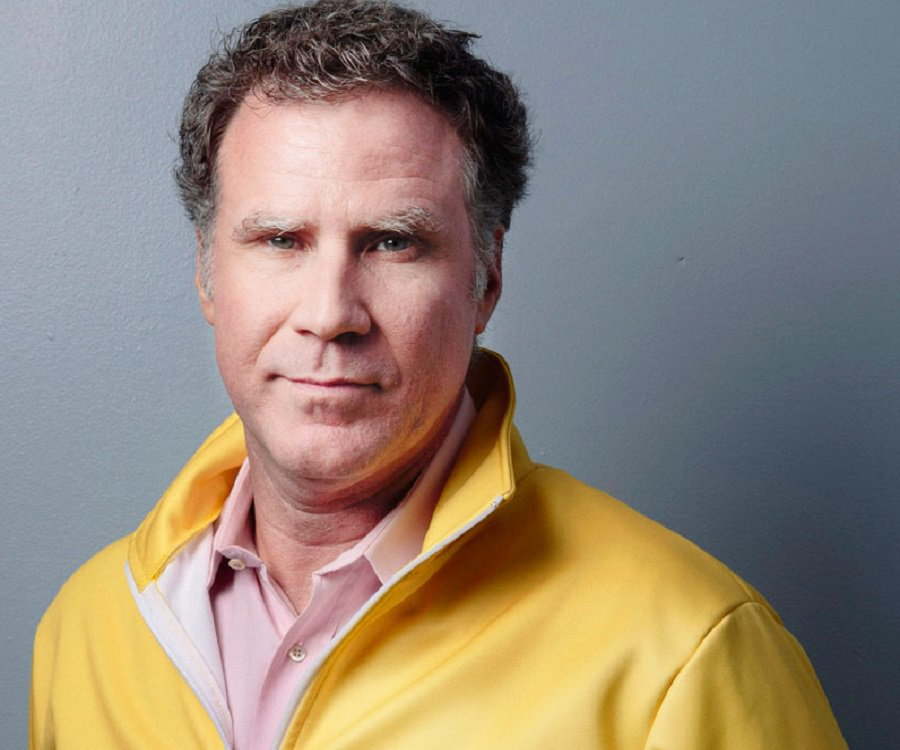
#> input picture training-data/s1/1.jpeg, 900 x 750 px; its folder holds only this picture in this run
$ python original.py
#> lines starting #> are read from the running program, lines starting #| are printed output that depends on the picture
import cv2
import numpy as np
import os


def detectFace(img):
    """Returns a cropped gray image containing the face detected in the
    given image. The coords of the face are also returned"""
    gray = cv2.cvtColor(img, cv2.COLOR_BGR2GRAY)

    classifier = cv2.CascadeClassifier('xml-files/lbpcascades/lbpcascade_frontalface.xml')

    face = classifier.detectMultiScale(
        gray,
        scaleFactor=1.2,
        minNeighbors=5,
        minSize=(80, 80)
    )

    # If no faces are detected don't return anything
    if len(face) == 0:
        return None, None

    # It is known that there will be only one face, extract the face area
    (x, y, w, h) = face[0]

    return gray[y:y + w, x:x + h], face[0]


def prepareTrainingData(data_folder_path="training-data"):
    """Reads training images path and returns two lists that relate
    an img with an integer (label for ech person to recognize)"""
#> called with data_folder_path = 'training-data'

    # get the directories (one directory for each subject) in data folder
    dirs = os.listdir(data_folder_path)

    # Lists for relations img-person
    faces = []
    labels = []

    # Go through each directory and read images within it
    for dir_name in dirs:

        # Ignoring folder that don't start with 's'
        if not dir_name.startswith("s"):
            continue

        # Getting levels from dir names
        label = int(dir_name.replace("s", ""))

        # Build path containing images for current subject
        # Sample: subject_dir_path = "training-data/s1"
        subject_dir_path = data_folder_path + "/" + dir_name

        # get the images names that are inside the given subject directory
        subject_images_names = os.listdir(subject_dir_path)

        # Go through each image name, read image,
        # detect face and add face to list of faces
        for image_name in subject_images_names:

            # ignore system files like .DS_Store
            if image_name.startswith("."):
                continue

            # Build image path
            # Sample: image path = training-data/s1/1.jpg
            image_path = subject_dir_path + "/" + image_name

            # Read and display image
            image = cv2.imread(image_path)
#> image is the input picture: shape (750, 900, 3); mean B, G, R 121.6, 134.8, 147.1

            """# DEBUG
            img2 = image
            gray2 = cv2.cvtColor(img2, cv2.COLOR_BGR2GRAY)
            det = cv2.CascadeClassifier('xml-files/haarcascades/haarcascade_frontalface_default.xml')
            face2 = det.detectMultiScale(gray2, scaleFactor=1.1, minNeighbors=6, minSize=(30, 30))
            for (x, y, w, h) in face2:
                cv2.rectangle(img2, (x, y), (x + w, y + h), (0, 255, 0), 2)

            cv2.imshow("Training on image...", img2)
            # END DEBUG"""

            cv2.imshow("Training on image...", image)
            cv2.waitKey(0)
            cv2.destroyAllWindows()

            # Detect face, add faces and label to the lists
            face, rect = detectFace(image)
#> in detectFace, `gray = cv2.cvtColor(img, cv2.COLOR_BGR2GRAY)`:
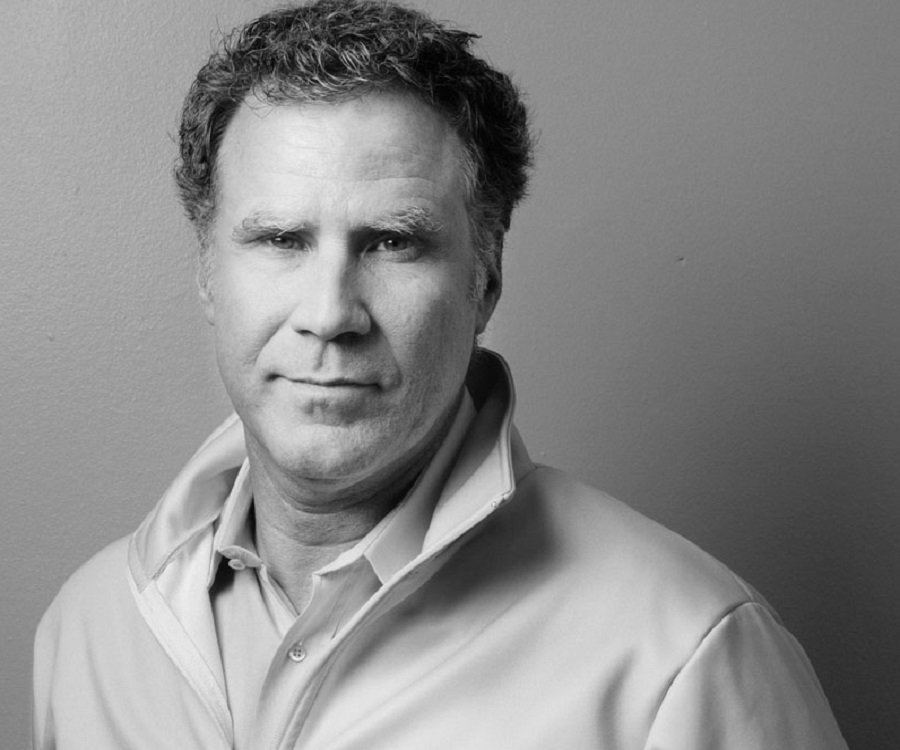
#> gray: shape (750, 900); min 0, max 242, mean 137
#> in detectFace, `face = classifier.detectMultiScale( gray, scaleFactor=1.2, minNeighbor..`: face = [[180, 131, 297, 297]]
#> in detectFace, `(x, y, w, h) = face[0]`: x = 180; y = 131; w = 297
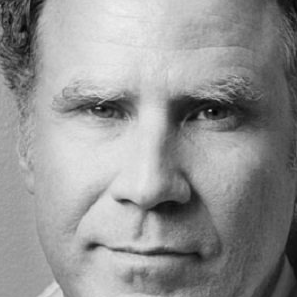
#> face: shape (297, 297); min 2, max 240, mean 147.1
#> rect = [180, 131, 297, 297]
            if face is not None:
                faces.append(face)
                labels.append(label)
#> pass 2 of the loop in prepareTrainingData, `for dir_name in dirs:`:
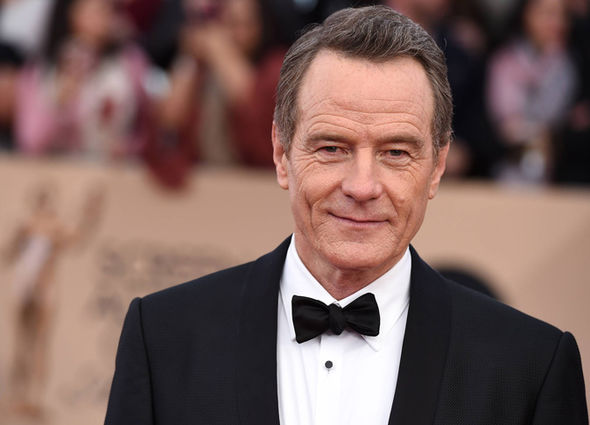
#> input picture training-data/s2/1.jpeg, 590 x 425 px
#> in prepareTrainingData, image is the input picture: shape (425, 590, 3); mean B, G, R 92.8, 98, 124.6
#> in detectFace (call 2), `gray = cv2.cvtColor(img, cv2.COLOR_BGR2GRAY)`:
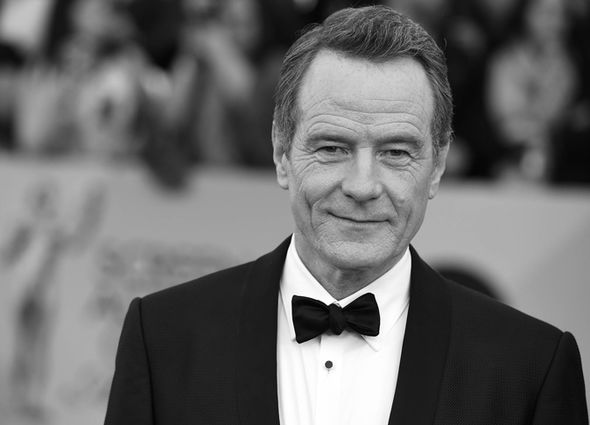
#> gray: shape (425, 590); min 0, max 255, mean 105.3
#> in detectFace (call 2), `face = classifier.detectMultiScale( gray, scaleFactor=1.2, minNeighbor..`: face = [[266, 76, 189, 189]]
#> x = 266; y = 76; w = 189
#> in prepareTrainingData, `face, rect = detectFace(image)`:
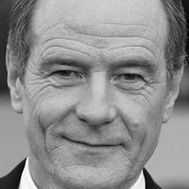
#> face: shape (189, 189); min 0, max 255, mean 142.9
#> rect = [266, 76, 189, 189]

    return faces, labels


def drawRectangleText(img, rect, text):
    """Draw a rectangle with the given coordinates (rect) in the image"""
    (x, y, w, h) = rect
    cv2.rectangle(img, (x, y), (x + w, y + h), (0, 255, 0), 2)
    cv2.putText(img, text, (x + 5, y - 5), cv2.FONT_HERSHEY_PLAIN, 1.5, (0, 255, 0), 2)
    return img


def predict(test_img, recognizer):
    """Recognizes the person in the image and marks it with
    a rectangle and his/her name"""
    # Making a security copy of the img
    img = test_img

    # Detect face from the image
    face, rect = detectFace(img)

    # Predict the image using our face recognizer
    label = recognizer.predict(face)

    # Get name of label (first elem of tuple) returned by face recognizer
    label_text = subjects[label[0]]

    # Mark down the image with a rectangle and text
    img = drawRectangleText(img, rect, label_text)

    return img


if __name__ == "__main__":
    # No folder with 0, therefore, no person in list[0]
    subjects = ["", "Will Ferrel", "Bryan Cranston"]
    # Preparing training data: two lists (one of faces and
    # the other of labels) that relates a face with its label
    print("Preparing data...")
    faces, labels = prepareTrainingData("training-data")
#> faces = 2 items; labels = [1, 2]
    print("Data prepared")
    print("")

    print("Total faces: ", len(faces))
#| Total faces:  2
    print("Total labels: ", len(labels))
#| Total labels:  2

    # Creating our face recognizer and train it
    face_recognizer = cv2.face.LBPHFaceRecognizer_create()
    face_recognizer.train(faces, np.array(labels))

    print("Predicting images...")

    # load test images
    test_img1 = cv2.imread("test-data/test1.jpeg")
    test_img2 = cv2.imread("test-data/test3.jpeg")

    # perform a prediction
#> (the run stopped early here; a loop or call above may not have finished)
